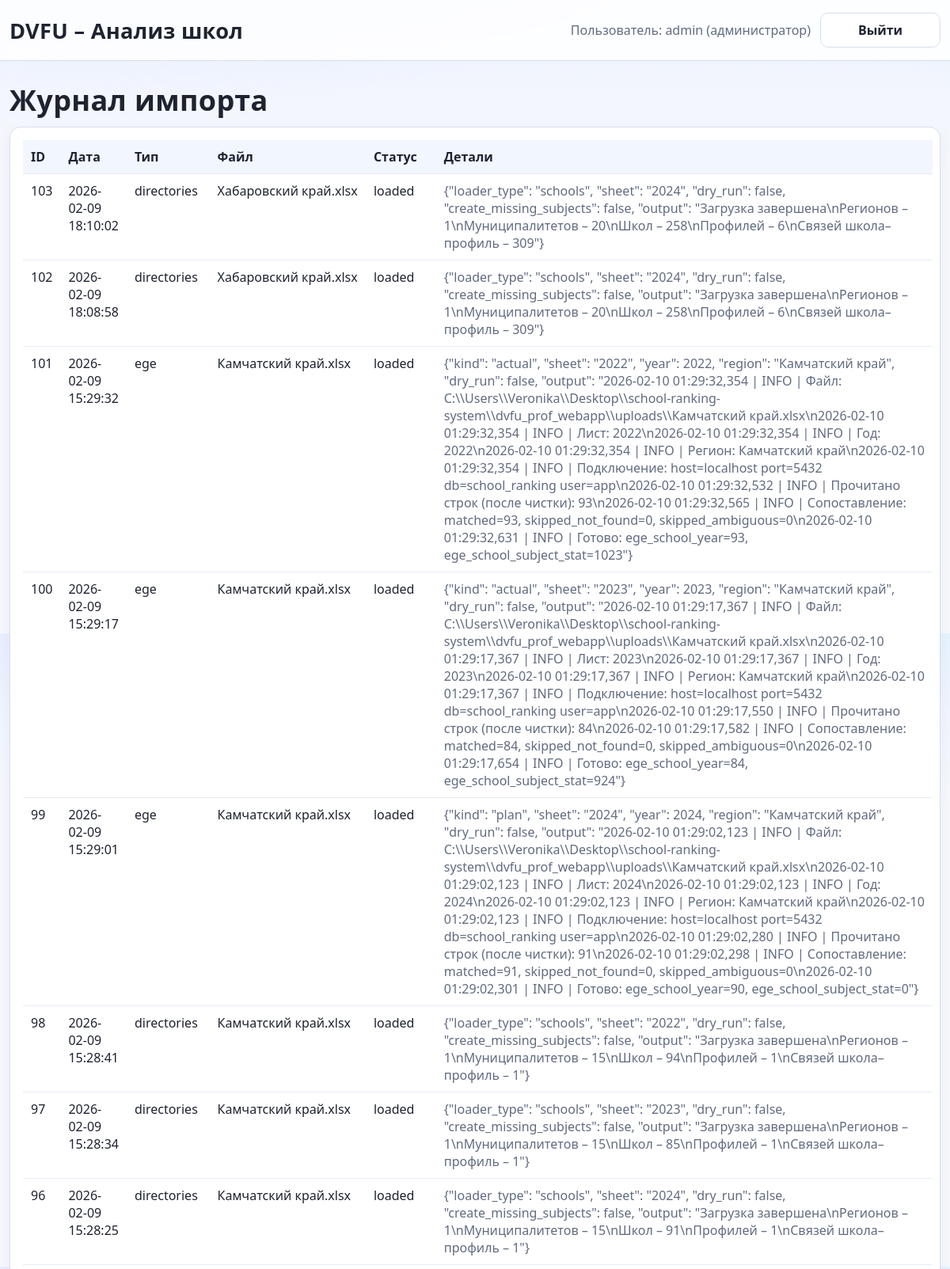
Screenshot of /data/history (signed in, upper part) with the database file from the repository.
### db.py (models this page shows)
class Base(DeclarativeBase):
    pass

class User(Base):
    __tablename__ = "user"
    id = Column(Integer, primary_key=True)
    login = Column(String(64), unique=True, nullable=False, index=True)
    password_hash = Column(String(256), nullable=False)
    is_admin = Column(Boolean, default=False, nullable=False)
    created_at = Column(DateTime(timezone=True), server_default=sqlfunc.now(), nullable=False)

class ImportJob(Base):
    __tablename__ = "import_job"
    id = Column(Integer, primary_key=True)
    job_type = Column(String(32), nullable=False)  # ege | admissions | events
    filename = Column(String(255), nullable=False)
    status = Column(String(32), nullable=False, default="uploaded")  # uploaded | validated | loaded | error
    details = Column(Text, nullable=True)
    created_at = Column(DateTime(timezone=True), server_default=sqlfunc.now(), nullable=False)

### routes.py (the view)
@router.get("/data/history")
def history_page(request: Request, db: Session = Depends(get_db)):
    user = require_user(request, db)
    jobs = db.query(ImportJob).order_by(ImportJob.created_at.desc()).all()
    return render("history.html", {"request": request, "user": user, "jobs": jobs})

### templates/history.html (shortened to what this page needs)
{% extends "base.html" %}
{% block content %}
<h1>Журнал импорта</h1>
<div class="card">
  <table class="table">
    <thead>
      <tr>
        <th>ID</th>
        <th>Дата</th>
        <th>Тип</th>
        <th>Файл</th>
        <th>Статус</th>
        <th>Детали</th>
      </tr>
    </thead>
    <tbody>
    {% for j in jobs %}
      <tr>
        <td>{{ j.id }}</td>
        <td>{{ j.created_at }}</td>
        <td>{{ j.job_type }}</td>
        <td>{{ j.filename }}</td>
        <td>{{ j.status }}</td>
        <td class="muted">{{ j.details }}</td>
      </tr>
    {% endfor %}
    </tbody>
  </table>
</div>
{% endblock %}

### templates/base.html (shortened to what this page needs)
<!doctype html>
<html lang="ru">
<head>
  <link rel="stylesheet" href="/static/app.css">
</head>
<body>
  <header class="header">
    <div class="container header-row">
      <div class="brand">DVFU – Анализ школ</div>
      <div class="header-actions">
        {% if user %}
          <span class="muted">Пользователь: {{ user.login }}{% if user.is_admin %} (администратор){% endif %}</span>
          <a class="btn btn-ghost" href="/logout">Выйти</a>
        {% endif %}
      </div>
    </div>
  </header>
  <main class="container">
    {% block content %}{% endblock %}
  </main>
</body>
</html>

### static/app.css (style rules this page uses)
:root { --bg-top: #eef3ff; --bg-main: #f6f8fc; --text-main: #1e2330; --text-muted: #616b80; --line: #d8dfeb; --surface: #ffffff; --surface-soft: #f8faff; --primary: #1f5bd8; --primary-strong: #1847aa; --ok-bg: #edfff4; --ok-line: #bfead0; --warn-bg: #fff4f4; --warn-line: #f6caca; font-family: "Segoe UI", -apple-system, BlinkMacSystemFont, "Helvetica Neue", Arial, sans-serif; }
*, *::before, *::after { box-sizing: border-box; }
html, body { height: 100%; }
body { margin: 0; color: var(--text-main); min-height: 100dvh; display: flex; flex-direction: column; background: radial-gradient(1200px 420px at 20% -15%, #e0e8ff 0%, transparent 58%), radial-gradient(900px 340px at 100% -10%, #dff3ff 0%, transparent 52%), linear-gradient(180deg, var(--bg-top) 0%, var(--bg-main) 28%, var(--bg-main) 100%); }
a { color: inherit; text-decoration: none; }
.container { width: min(1480px, calc(100% - 24px)); margin: 0 auto; padding: 16px 0; }
main.container { flex: 1 0 auto; padding: 28px 0 20px; }
.header { border-bottom: 1px solid var(--line); background: rgba(255, 255, 255, 0.86); backdrop-filter: blur(8px); }
.header-row { display: flex; align-items: center; justify-content: space-between; gap: 12px; }
.brand { font-size: 1.7rem; font-weight: 700; letter-spacing: 0.01em; }
.header-actions { display: flex; align-items: center; gap: 12px; }
.muted { color: var(--text-muted); }
h1 { margin: 0 0 10px; font-size: clamp(1.8rem, 3vw, 2.3rem); line-height: 1.2; letter-spacing: 0.01em; }
.card { background: var(--surface); border: 1px solid var(--line); border-radius: 14px; padding: 16px; margin-top: 12px; box-shadow: 0 8px 20px rgba(45, 59, 95, 0.06); }
.btn { background: linear-gradient(180deg, var(--primary) 0%, var(--primary-strong) 100%); color: #fff; padding: 10px 14px; border-radius: 10px; border: 1px solid var(--primary-strong); cursor: pointer; font-weight: 650; min-width: 152px; min-height: 42px; display: inline-flex; align-items: center; justify-content: center; transition: transform 0.15s ease, box-shadow 0.15s ease, filter 0.15s ease; }
.btn-ghost { background: var(--surface); color: var(--text-main); border: 1px solid var(--line); }
.table { width: 100%; border-collapse: separate; border-spacing: 0; margin-top: 0; overflow: hidden; }
.table th, .table td { border-bottom: 1px solid #e6ebf5; padding: 10px; text-align: left; vertical-align: top; }
.table th { background: #f2f6ff; font-weight: 700; }

### rows the page displays
User: login "admin"
ImportJob: id "103", created_at "2026-02-09 18:10:02", job_type "directories", filename "Хабаровский край.xlsx", status "loaded", details "{\"loader_type\": \"schools\", \"sheet\": \"2024\", \"dry_run\": false, \"create_missing_subjects\": false, \"output\": \"Загрузка завершена\\nРегионов – 1\\nМуниципалитетов – 20\\nШкол – 258\\nПрофилей – 6\\nСвязей школа–профиль – 309\"}"
ImportJob: id "102", created_at "2026-02-09 18:08:58", job_type "directories", filename "Хабаровский край.xlsx", status "loaded", details "{\"loader_type\": \"schools\", \"sheet\": \"2024\", \"dry_run\": false, \"create_missing_subjects\": false, \"output\": \"Загрузка завершена\\nРегионов – 1\\nМуниципалитетов – 20\\nШкол – 258\\nПрофилей – 6\\nСвязей школа–профиль – 309\"}"
ImportJob: id "101", created_at "2026-02-09 15:29:32", job_type "ege", filename "Камчатский край.xlsx", status "loaded", details "{\"kind\": \"actual\", \"sheet\": \"2022\", \"year\": 2022, \"region\": \"Камчатский край\", \"dry_run\": false, \"output\": \"2026-02-10 01:29:32,354 | INFO | Файл: C:\\\\Users\\\\Veronika\\\\Desktop\\\\school-ranking-system\\\\dvfu_prof_webapp\\\\uploads\\\\Камчатский край.xlsx\\n2026-02-10 01:29:32,354 | INFO | Лист: 2022\\n2026-02-10 01:29:32,354 | INFO | Год: 2022\\n2026-02-10 01:29:32,354 | INFO | Регион: Камчатский край\\n2026-02-10 01:29:32,354 | INFO | Подключение: host=localhost port=5432 db=school_ranking user=app\\n2026-02-10 01:29:32,532 | INFO | Прочитано строк (после чистки): 93\\n2026-02-10 01:29:32,565 | INFO | Сопоставление: matched=93, skipped_not_found=0, skipped_ambiguous=0\\n2026-02-10 01:29:32,631 | INFO |…"
ImportJob: id "100", created_at "2026-02-09 15:29:17", job_type "ege", filename "Камчатский край.xlsx", status "loaded", details "{\"kind\": \"actual\", \"sheet\": \"2023\", \"year\": 2023, \"region\": \"Камчатский край\", \"dry_run\": false, \"output\": \"2026-02-10 01:29:17,367 | INFO | Файл: C:\\\\Users\\\\Veronika\\\\Desktop\\\\school-ranking-system\\\\dvfu_prof_webapp\\\\uploads\\\\Камчатский край.xlsx\\n2026-02-10 01:29:17,367 | INFO | Лист: 2023\\n2026-02-10 01:29:17,367 | INFO | Год: 2023\\n2026-02-10 01:29:17,367 | INFO | Регион: Камчатский край\\n2026-02-10 01:29:17,367 | INFO | Подключение: host=localhost port=5432 db=school_ranking user=app\\n2026-02-10 01:29:17,550 | INFO | Прочитано строк (после чистки): 84\\n2026-02-10 01:29:17,582 | INFO | Сопоставление: matched=84, skipped_not_found=0, skipped_ambiguous=0\\n2026-02-10 01:29:17,654 | INFO |…"
ImportJob: id "99", created_at "2026-02-09 15:29:01", job_type "ege", filename "Камчатский край.xlsx", status "loaded", details "{\"kind\": \"plan\", \"sheet\": \"2024\", \"year\": 2024, \"region\": \"Камчатский край\", \"dry_run\": false, \"output\": \"2026-02-10 01:29:02,123 | INFO | Файл: C:\\\\Users\\\\Veronika\\\\Desktop\\\\school-ranking-system\\\\dvfu_prof_webapp\\\\uploads\\\\Камчатский край.xlsx\\n2026-02-10 01:29:02,123 | INFO | Лист: 2024\\n2026-02-10 01:29:02,123 | INFO | Год: 2024\\n2026-02-10 01:29:02,123 | INFO | Регион: Камчатский край\\n2026-02-10 01:29:02,123 | INFO | Подключение: host=localhost port=5432 db=school_ranking user=app\\n2026-02-10 01:29:02,280 | INFO | Прочитано строк (после чистки): 91\\n2026-02-10 01:29:02,298 | INFO | Сопоставление: matched=91, skipped_not_found=0, skipped_ambiguous=0\\n2026-02-10 01:29:02,301 | INFO |…"
ImportJob: id "98", created_at "2026-02-09 15:28:41", job_type "directories", filename "Камчатский край.xlsx", status "loaded", details "{\"loader_type\": \"schools\", \"sheet\": \"2022\", \"dry_run\": false, \"create_missing_subjects\": false, \"output\": \"Загрузка завершена\\nРегионов – 1\\nМуниципалитетов – 15\\nШкол – 94\\nПрофилей – 1\\nСвязей школа–профиль – 1\"}"
ImportJob: id "97", created_at "2026-02-09 15:28:34", job_type "directories", filename "Камчатский край.xlsx", status "loaded", details "{\"loader_type\": \"schools\", \"sheet\": \"2023\", \"dry_run\": false, \"create_missing_subjects\": false, \"output\": \"Загрузка завершена\\nРегионов – 1\\nМуниципалитетов – 15\\nШкол – 85\\nПрофилей – 1\\nСвязей школа–профиль – 1\"}"
ImportJob: id "96", created_at "2026-02-09 15:28:25", job_type "directories", filename "Камчатский край.xlsx", status "loaded", details "{\"loader_type\": \"schools\", \"sheet\": \"2024\", \"dry_run\": false, \"create_missing_subjects\": false, \"output\": \"Загрузка завершена\\nРегионов – 1\\nМуниципалитетов – 15\\nШкол – 91\\nПрофилей – 1\\nСвязей школа–профиль – 1\"}"
